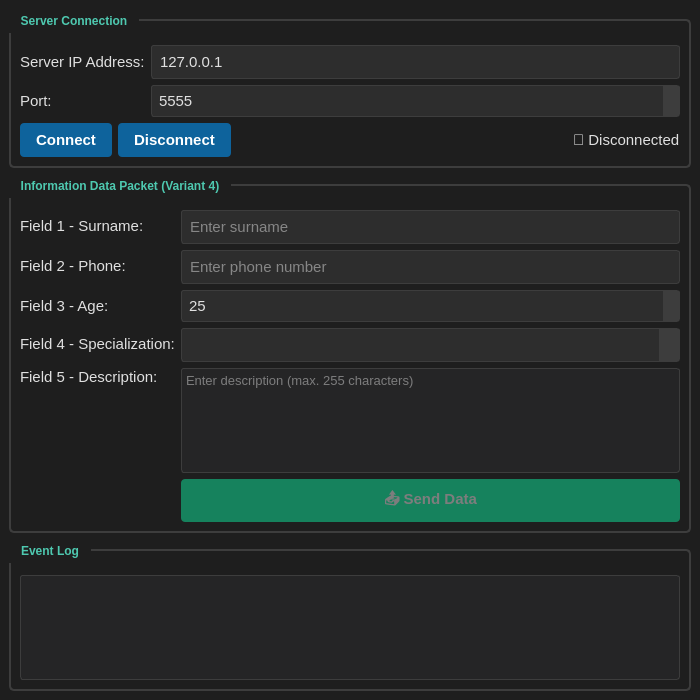
<?xml version="1.0" encoding="UTF-8"?>
<ui version="4.0">
 <class>ClientWindow</class>
 <widget class="QMainWindow" name="ClientWindow">
  <property name="geometry">
   <rect>
    <x>0</x>
    <y>0</y>
    <width>700</width>
    <height>700</height>
   </rect>
  </property>
  <property name="windowTitle">
   <string>TCP Client - Variant 4</string>
  </property>
  <property name="styleSheet">
   <string notr="true">QMainWindow {
    background-color: #1e1e1e;
}

QGroupBox {
    color: #e0e0e0;
    border: 2px solid #3d3d3d;
    border-radius: 5px;
    margin-top: 10px;
    font-weight: bold;
    padding-top: 15px;
}

QGroupBox::title {
    subcontrol-origin: margin;
    subcontrol-position: top left;
    padding: 5px 10px;
    color: #4ec9b0;
}

QLabel {
    color: #e0e0e0;
    font-size: 11pt;
}

QPushButton {
    background-color: #0e639c;
    color: white;
    border: none;
    border-radius: 4px;
    padding: 8px 16px;
    font-size: 11pt;
    font-weight: bold;
}

QPushButton:hover {
    background-color: #1177bb;
}

QPushButton:pressed {
    background-color: #0d5689;
}

QPushButton:disabled {
    background-color: #3d3d3d;
    color: #7d7d7d;
}

QPushButton#sendButton {
    background-color: #16825d;
}

QPushButton#sendButton:hover {
    background-color: #1a9870;
}

QPushButton#sendButton:pressed {
    background-color: #13674a;
}

QLineEdit {
    background-color: #2d2d2d;
    color: #e0e0e0;
    border: 1px solid #3d3d3d;
    border-radius: 3px;
    padding: 6px;
    font-size: 11pt;
    selection-background-color: #264f78;
}

QLineEdit:focus {
    border: 1px solid #0e639c;
}

QLineEdit:disabled {
    background-color: #1e1e1e;
    color: #7d7d7d;
}

QSpinBox {
    background-color: #2d2d2d;
    color: #e0e0e0;
    border: 1px solid #3d3d3d;
    border-radius: 3px;
    padding: 5px;
    font-size: 11pt;
}

QSpinBox::up-button,
QSpinBox::down-button {
    background-color: #3d3d3d;
    border: none;
    width: 16px;
}

QSpinBox::up-button:hover,
QSpinBox::down-button:hover {
    background-color: #4d4d4d;
}

QSpinBox:disabled {
    background-color: #1e1e1e;
    color: #7d7d7d;
}

QComboBox {
    background-color: #2d2d2d;
    color: #e0e0e0;
    border: 1px solid #3d3d3d;
    border-radius: 3px;
    padding: 6px;
    font-size: 11pt;
}

QComboBox:hover {
    border: 1px solid #4d4d4d;
}

QComboBox:disabled {
    background-color: #1e1e1e;
    color: #7d7d7d;
}

QComboBox::drop-down {
    border: none;
    background-color: #3d3d3d;
    width: 20px;
}

QComboBox::down-arrow {
    image: none;
    border-left: 4px solid transparent;
    border-right: 4px solid transparent;
    border-top: 6px solid #e0e0e0;
    margin-right: 5px;
}

QComboBox QAbstractItemView {
    background-color: #2d2d2d;
    color: #e0e0e0;
    selection-background-color: #0e639c;
    border: 1px solid #3d3d3d;
}

QTextEdit {
    background-color: #252526;
    color: #d4d4d4;
    border: 1px solid #3d3d3d;
    border-radius: 3px;
    font-family: 'Consolas', 'Courier New', monospace;
    font-size: 10pt;
    selection-background-color: #264f78;
}

QTextEdit:disabled {
    background-color: #1e1e1e;
    color: #7d7d7d;
}

QScrollBar:vertical {
    background-color: #1e1e1e;
    width: 12px;
    border: none;
}

QScrollBar::handle:vertical {
    background-color: #424242;
    border-radius: 6px;
    min-height: 20px;
}

QScrollBar::handle:vertical:hover {
    background-color: #4e4e4e;
}

QScrollBar::add-line:vertical,
QScrollBar::sub-line:vertical {
    height: 0px;
}
</string>
  </property>
  <widget class="QWidget" name="centralwidget">
   <layout class="QVBoxLayout" name="verticalLayout">
    <item>
     <widget class="QGroupBox" name="connectionGroup">
      <property name="title">
       <string>Server Connection</string>
      </property>
      <layout class="QGridLayout" name="gridLayout">
       <item row="0" column="0">
        <widget class="QLabel" name="serverIPLabel">
         <property name="text">
          <string>Server IP Address:</string>
         </property>
        </widget>
       </item>
       <item row="0" column="1">
        <widget class="QLineEdit" name="serverIPLineEdit">
         <property name="text">
          <string>127.0.0.1</string>
         </property>
        </widget>
       </item>
       <item row="1" column="0">
        <widget class="QLabel" name="portLabel">
         <property name="text">
          <string>Port:</string>
         </property>
        </widget>
       </item>
       <item row="1" column="1">
        <widget class="QSpinBox" name="portSpinBox">
         <property name="minimum">
          <number>1024</number>
         </property>
         <property name="maximum">
          <number>65535</number>
         </property>
         <property name="value">
          <number>5555</number>
         </property>
        </widget>
       </item>
       <item row="2" column="0" colspan="2">
        <layout class="QHBoxLayout" name="horizontalLayout">
         <item>
          <widget class="QPushButton" name="connectButton">
           <property name="text">
            <string>Connect</string>
           </property>
          </widget>
         </item>
         <item>
          <widget class="QPushButton" name="disconnectButton">
           <property name="text">
            <string>Disconnect</string>
           </property>
          </widget>
         </item>
         <item>
          <spacer name="horizontalSpacer">
           <property name="orientation">
            <enum>Qt::Orientation::Horizontal</enum>
           </property>
           <property name="sizeHint" stdset="0">
            <size>
             <width>40</width>
             <height>20</height>
            </size>
           </property>
          </spacer>
         </item>
         <item>
          <widget class="QLabel" name="statusLabel">
           <property name="text">
            <string>🔴 Disconnected</string>
           </property>
          </widget>
         </item>
        </layout>
       </item>
      </layout>
     </widget>
    </item>
    <item>
     <widget class="QGroupBox" name="dataGroup">
      <property name="title">
       <string>Information Data Packet (Variant 4)</string>
      </property>
      <layout class="QFormLayout" name="formLayout">
       <item row="0" column="0">
        <widget class="QLabel" name="surnameLabel">
         <property name="text">
          <string>Field 1 - Surname:</string>
         </property>
        </widget>
       </item>
       <item row="0" column="1">
        <widget class="QLineEdit" name="surnameLineEdit">
         <property name="placeholderText">
          <string>Enter surname</string>
         </property>
        </widget>
       </item>
       <item row="1" column="0">
        <widget class="QLabel" name="phoneLabel">
         <property name="text">
          <string>Field 2 - Phone:</string>
         </property>
        </widget>
       </item>
       <item row="1" column="1">
        <widget class="QLineEdit" name="phoneLineEdit">
         <property name="placeholderText">
          <string>Enter phone number</string>
         </property>
        </widget>
       </item>
       <item row="2" column="0">
        <widget class="QLabel" name="ageLabel">
         <property name="text">
          <string>Field 3 - Age:</string>
         </property>
        </widget>
       </item>
       <item row="2" column="1">
        <widget class="QSpinBox" name="ageSpinBox">
         <property name="minimum">
          <number>18</number>
         </property>
         <property name="maximum">
          <number>100</number>
         </property>
         <property name="value">
          <number>25</number>
         </property>
        </widget>
       </item>
       <item row="3" column="0">
        <widget class="QLabel" name="specializationLabel">
         <property name="text">
          <string>Field 4 - Specialization:</string>
         </property>
        </widget>
       </item>
       <item row="3" column="1">
        <widget class="QComboBox" name="specializationComboBox"/>
       </item>
       <item row="4" column="0">
        <widget class="QLabel" name="descriptionLabel">
         <property name="text">
          <string>Field 5 - Description:</string>
         </property>
         <property name="alignment">
          <set>Qt::AlignmentFlag::AlignLeading|Qt::AlignmentFlag::AlignLeft|Qt::AlignmentFlag::AlignTop</set>
         </property>
        </widget>
       </item>
       <item row="4" column="1">
        <widget class="QTextEdit" name="descriptionTextEdit">
         <property name="placeholderText">
          <string>Enter description (max. 255 characters)</string>
         </property>
        </widget>
       </item>
       <item row="5" column="1">
        <widget class="QPushButton" name="sendButton">
         <property name="enabled">
          <bool>false</bool>
         </property>
         <property name="text">
          <string>📤 Send Data</string>
         </property>
        </widget>
       </item>
      </layout>
     </widget>
    </item>
    <item>
     <widget class="QGroupBox" name="logGroup">
      <property name="title">
       <string>Event Log</string>
      </property>
      <layout class="QVBoxLayout" name="verticalLayout_2">
       <item>
        <widget class="QTextEdit" name="logTextEdit">
         <property name="readOnly">
          <bool>true</bool>
         </property>
        </widget>
       </item>
      </layout>
     </widget>
    </item>
   </layout>
  </widget>
 </widget>
 <resources/>
 <connections/>
</ui>
